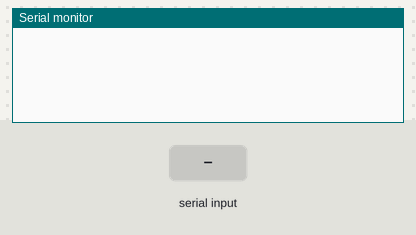
This program was run on a simulated ESP32. Shown: the last lines printed to the serial monitor. The test bench sets the inputs (shaded band).

Above: at 1.2 s.
1.3 s: "-on\n" received over Serial
At 2.2 s:
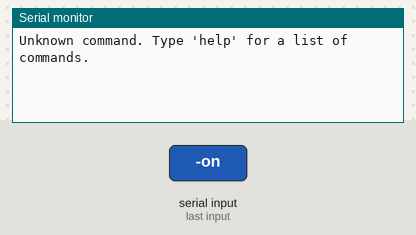
2.8 s: "help\n" received over Serial
At 3.9 s:
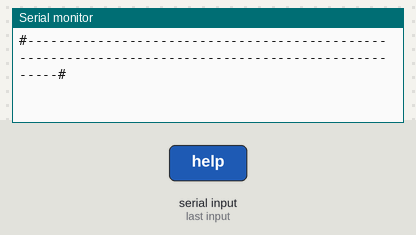

The program:

main.cpp
```cpp
#include <Arduino.h>
#include "tinyCLI.h"

// Example command functions with parameters
void controlLED(String params) {
  params.trim();
  if (params == "-on") {
    Serial.println("LED is now ON!");
    // Add code to turn on the LED here
  } else if (params == "-off") {
    Serial.println("LED is now OFF!");
    // Add code to turn off the LED here
  } else {
    Serial.println("Unknown parameter. Use '-on' or '-off'.");
  }
}

void sayHello(String params) {
  Serial.println("Hello, World! No parameters needed.");
}

// Create the list of commands
tinyCLI::Command commands[] = {
  {"hello", "Prints Hello, World", sayHello},
  {"led", "Controls the LED (use -on or -off)", controlLED},
  {"help", "Shows this help message", nullptr},  // Placeholder for help function
};

// Initialize the command line interface
tinyCLI commandLine(Serial, commands, sizeof(commands) / sizeof(commands[0]));

void setup() {
  Serial.begin(115200);
}

void loop() {
  commandLine.processInput();
}
```

tinyCLI.cpp
```cpp
#include "tinyCLI.h"

// Initialize the static instance pointer
tinyCLI* tinyCLI::instance = nullptr;

// Constructor
tinyCLI::tinyCLI(Stream& input, Command* cmds, int cmdCount)
  : inputStream(input), commands(cmds), commandCount(cmdCount) {
    assignHelpFunction();  // Automatically assign help function
}

// Main function to process input and execute commands
void tinyCLI::processInput() {
  if (inputStream.available()) {
    String input = inputStream.readStringUntil('\n');
    input.trim();
    String command = input.substring(0, input.indexOf(' '));
    String parameters = input.substring(input.indexOf(' ') + 1);
    executeCommand(command, parameters);
  }
}

void tinyCLI::printHelp(String params) {
    // Define the total line length
    const int lineLength = 100; // Set maximum line length to 100
    const int padding = 20;

    // Print the separator line
    Serial.println("#" + String(std::string(lineLength - 2, '-').c_str()) + "#");

    // Print the command list header
    String heading = "# Command" + String(std::string(padding - strlen("Command") - 1, ' ').c_str());
    heading.concat("- Description");
    heading.concat(String(std::string(lineLength - heading.length() - 1, ' ').c_str()));
    heading.concat("#");

    Serial.println(heading);

    // Print the separator line
    Serial.println("#" + String(std::string(lineLength - 2, '-').c_str()) + "#");

    // Print each command with manual formatting
    for (int i = 0; i < instance->commandCount; i++) {

        String command = "# ";
        command.concat(instance->commands[i].name);
        command.concat(std::string(padding - command.length(), ' ').c_str());
        command.concat(" - ");
        command.concat(instance->commands[i].description);
        command.concat(String(std::string(lineLength - command.length() - 1, ' ').c_str()));
        command.concat("#");

        Serial.println(command);

    }

    // Print the bottom border
    Serial.println("#" + String(std::string(lineLength - 2, '-').c_str()) + "#");
}


// Function to assign the help function to the help command
void tinyCLI::assignHelpFunction() {
  instance = this;  // Save the current instance
  for (int i = 0; i < commandCount; i++) {
    if (String(commands[i].name).equals("help")) {
      commands[i].function = tinyCLI::printHelp;
    }
  }
}

// Function to execute a command based on input
void tinyCLI::executeCommand(String input, String parameters) {
  for (int i = 0; i < commandCount; i++) {
    if (input.equals(commands[i].name)) {
      commands[i].function(parameters);  // Pass parameters to the function
      return;
    }
  }
  inputStream.println("Unknown command. Type 'help' for a list of commands.");
}
```

tinyCLI.h
```cpp
#ifndef TINYCLI_H
#define TINYCLI_H

#include <Arduino.h>

class tinyCLI {
  public:
    typedef void (*CommandFunction)(String);  // Function pointer type with parameter

    // Struct to define each command
    struct Command {
      const char* name;
      const char* description;
      CommandFunction function;
    };

    // Constructor
    tinyCLI(Stream& input, Command* cmds, int cmdCount);

    // Main function to process input and execute commands
    void processInput();

    // Help function to list all available commands
    static void printHelp(String params);

  private:
    Stream& inputStream;    // Stream for input (e.g., Serial)
    Command* commands;      // Array of commands
    int commandCount;       // Number of commands

    // Function to store the instance of the class (needed for static functions)
    static tinyCLI* instance;

    // Assign help function to the command if it exists
    void assignHelpFunction();

    // Function to execute a command based on input
    void executeCommand(String input, String parameters);
};

#endif
```

Measured:
- after the input at 1.3 s, the serial monitor: prints a new line at once (image 1)
- after the input at 2.8 s, the serial monitor: prints a new line at once (image 2)
